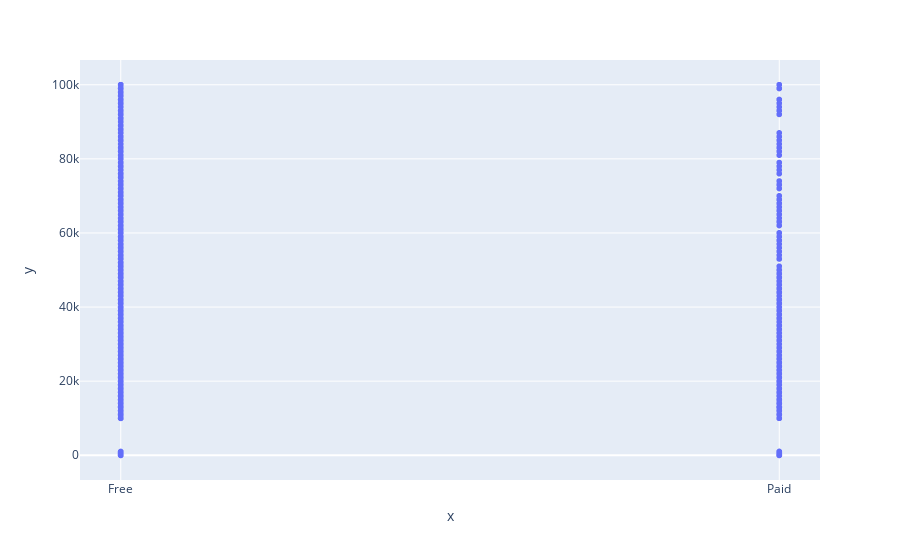

Notebook source saved alongside this figure:
### Code cell
px.scatter(x=df["Type"],y=df["Size"])

### Figure 1 — Plotly figure (JSON) as saved in the notebook; plotly's stock layout.template omitted (floating-point values rounded to 4 significant figures; data arrays with more than 128 entries replaced by an {"elided": "..."} marker saying what was removed)
{"data": [{"hovertemplate": "x=%{x}<br>y=%{y}<extra></extra>", "legendgroup": "", "marker": {"color": "#636efa", "symbol": "circle"}, "mode": "markers", "name": "", "showlegend": false, "type": "scattergl", "x": {"elided": "10357 str values"}, "xaxis": "x", "y": {"elided": "10357 float values"}, "yaxis": "y"}], "layout": {"legend": {"tracegroupgap": 0}, "margin": {"t": 60}, "xaxis": {"anchor": "y", "domain": [0, 1], "title": {"text": "x"}}, "yaxis": {"anchor": "x", "domain": [0, 1], "title": {"text": "y"}}}}
